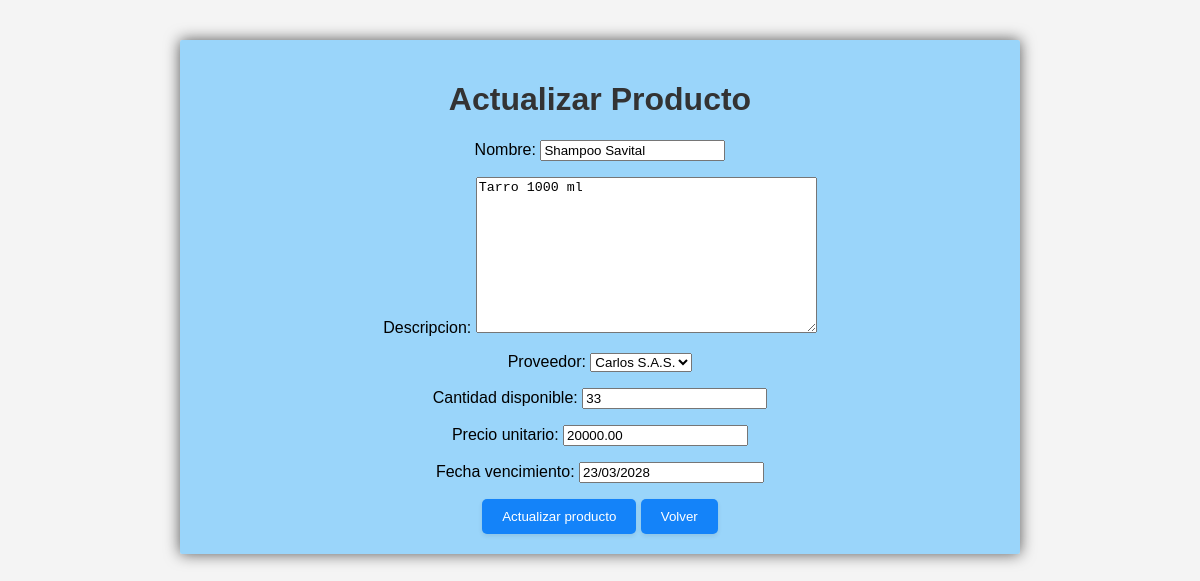
/productos/2/actualizar/, run on an earlier commit of the app's database.
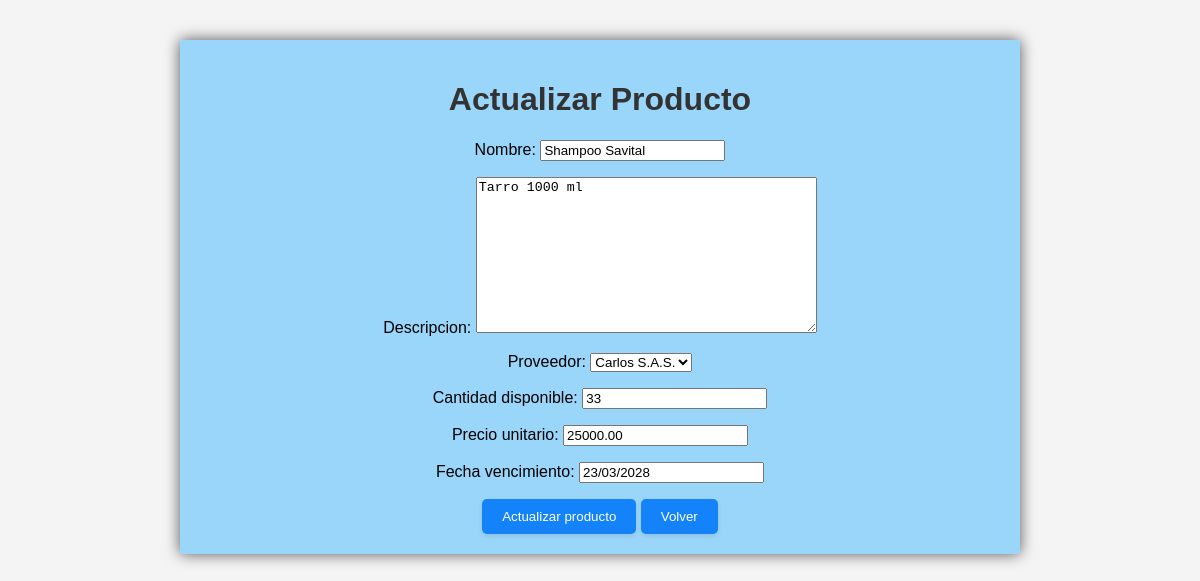
And on a later commit of the database.
### sgi_app/models.py (models this page shows, shortened)
class Producto(models.Model):
    nombre = models.CharField(max_length=100)
    descripcion = models.TextField()
    proveedor = models.ForeignKey(Proveedor, on_delete=models.CASCADE)
    cantidad_disponible = models.PositiveIntegerField(default=0)
    precio_unitario = models.DecimalField(max_digits=10, decimal_places=2)
    fecha_vencimiento = models.DateField()

class Proveedor(models.Model):
    nombre = models.CharField(max_length=100)
    direccion = models.CharField(max_length=200)
    telefono = models.CharField(max_length=15)
    def __str__(self):
        return self.nombre

### sgi_app/views.py (the view)
# urls.py: path('productos/<int:pk>/actualizar/', actualizar_producto, name='actualizar_producto'),
def actualizar_producto(request, pk):
    producto = get_object_or_404(Producto, pk=pk)
    if request.method == 'POST':
        form = ProductoForm(request.POST, instance=producto)
        if form.is_valid():
            form.save()
            return redirect('detalle_producto', pk=pk)
    else:
        form = ProductoForm(instance=producto)
    return render(request, 'actualizar_producto.html', {'form': form})

### sgi_app/forms.py
class ProductoForm(forms.ModelForm):
    class Meta:
        model = Producto
        fields = '__all__'  # Todos los campos del modelo Producto

### sgi_app/templates/actualizar_producto.html (shortened to what this page needs)
{% load static %}
<!DOCTYPE html>
<html lang="es">
<head>
    <link rel="stylesheet" type="text/css" href="{% static 'sgi_app/styles.css' %}">
</head>
<body>
    <div class="container">
        <h1>Actualizar Producto</h1>
        <form method="post">
            {{ form.as_p }}
            <button type="submit">Actualizar producto</button>
            <button href="{% url 'lista_productos' %}">Volver</button>
        </form>
    </div>
</body>
</html>

What changed in the data, as far as the page shows it:
changed Producto "Tarro 1000 ml": precio_unitario "20000.00" → "25000.00"
